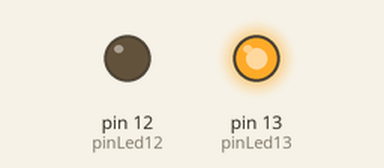
Bench run of a sketch on a simulated Arduino Uno, built with avr-gcc and run on an emulated ATmega328P. Parts: output pins drawn as LEDs (lit = HIGH).

Above: at 1.05 s.
At 1.57 s:
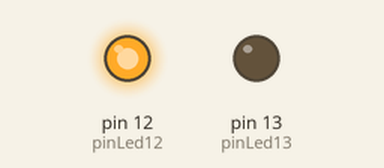
At 3.15 s:
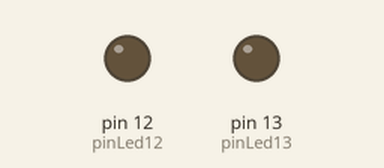
Timing chart, 0 to 4.1 s (numbered marks = the images above):
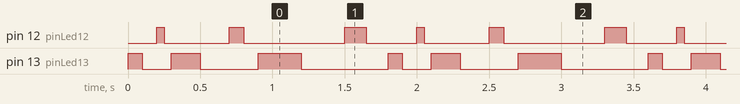

Measured:
- by itself, pin 12 (pinLed12): repeats every 1.8 s: LOW 0.45 s, HIGH 0.10 s, LOW 0.70 s, HIGH 0.15 s, LOW 0.35 s, HIGH 0.05 s
- by itself, pin 13 (pinLed13): repeats every 1.8 s: LOW 0.20 s, HIGH 0.20 s, LOW 0.40 s, HIGH 0.30 s, LOW 0.60 s, HIGH 0.10 s
- by itself, everything shown: repeats every 1.8 s, in 12 steps

The sketch:

my_blink.ino
```cpp
const int pinLed13 = 13;
const int pinLed12 = 12;
void setup() {
  //LED_BUILTIN is the built in led or the 13th pin
  //pinMode(LED_BUILTIN, OUTPUT);
  pinMode(pinLed13, OUTPUT);
  pinMode(pinLed12, OUTPUT);
}

void loop() {
  // put your main code here, to run repeatedly:
  for (int i = 0; i < 4; i++) {
    digitalWrite(pinLed13, HIGH);
    delay(100 * i);
    digitalWrite(pinLed13, LOW);
    delay(100 * i);
    digitalWrite(pinLed12, HIGH);
    delay(50 * i);
    digitalWrite(pinLed12, LOW);
    delay(50 * i);
  }
}
```
